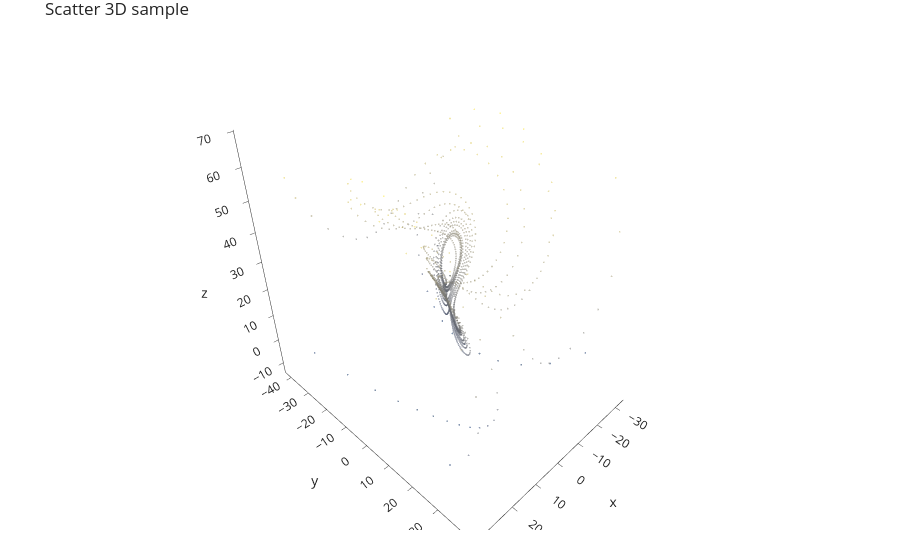

Source (notebook cell):
### Code cell
# Traceを作成
trace = go.Scatter3d(
    x=q_array[0],       # x軸に使用する変数
    y=q_array[1],       # y軸に使用する変数
    z=q_array[2],       # z軸に使用する変数
    mode='markers',     # グラフモード（三次元散布図）
    marker={
        'size': 1,
        'opacity': 0.5,
        'color': q_array[2],
        'colorscale': 'Cividis'
    },
)   # Lorentz方程式の解の三次元散布図

# 独自テンプレートを読み込み
with open('custom_white.json') as f:
    custom_white_dict = json.load(f)
    template = Template(custom_white_dict)

# Layoutを作成
layout = go.Layout(
    template=template,
    title='Scatter 3D sample',
    margin={
        'r': 20,
        't': 30,
        'l': 20,
        'b': 30
    }
)

# Figureを作成
figure = go.Figure(trace, layout)

figure

### Figure 1 — Plotly figure (JSON) as saved in the notebook; plotly's stock layout.template omitted (floating-point values rounded to 4 significant figures; data arrays with more than 128 entries replaced by an {"elided": "..."} marker saying what was removed)
{"data": [{"marker": {"color": {"elided": "1600 float values"}, "colorscale": [[0, "#00224e"], [0.1111, "#123570"], [0.2222, "#3b496c"], [0.3333, "#575d6d"], [0.4444, "#707173"], [0.5556, "#8a8678"], [0.6667, "#a59c74"], [0.7778, "#c3b369"], [0.8889, "#e1cc55"], [1, "#fee838"]], "opacity": 0.5, "size": 1}, "mode": "markers", "type": "scatter3d", "x": {"elided": "1600 float values"}, "y": {"elided": "1600 float values"}, "z": {"elided": "1600 float values"}}], "layout": {"margin": {"b": 30, "l": 20, "r": 20, "t": 30}, "title": {"text": "Scatter 3D sample"}}}
